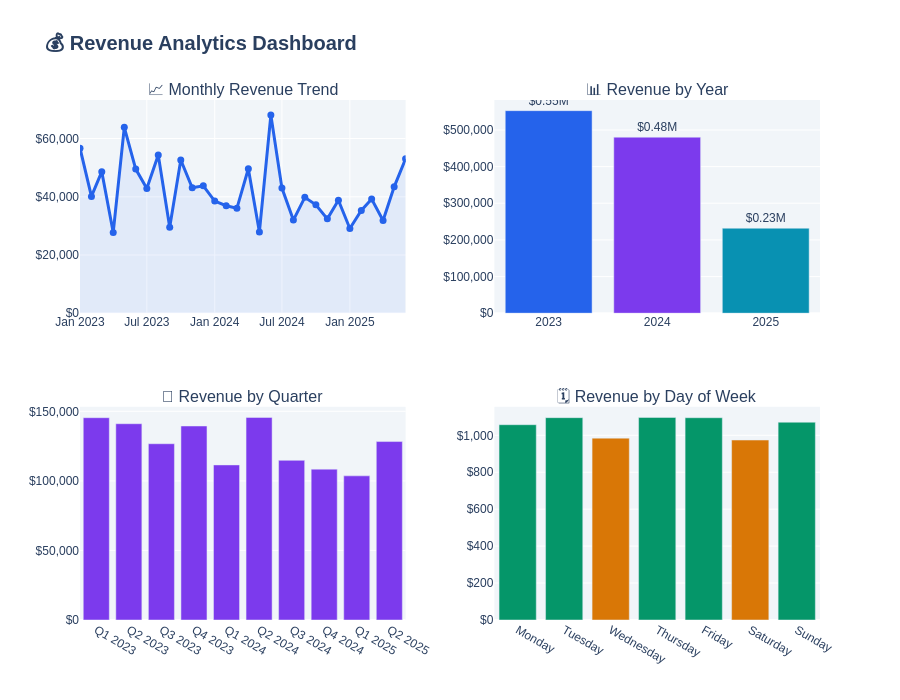

Notebook source saved alongside this figure:
### Markdown cell above
### 3.1 📈 Revenue Trends Over Time

### Code cell
# ── Monthly Revenue ───────────────────────────────────────────────
monthly = (df.groupby(['Year','Month','MonthName'])['TotalPrice']
             .sum().reset_index()
             .sort_values(['Year','Month']))
monthly['YearMonth'] = monthly['Year'].astype(str) + '-' + monthly['Month'].astype(str).str.zfill(2)
monthly['Label']     = monthly['MonthName'] + ' ' + monthly['Year'].astype(str)

fig = make_subplots(rows=2, cols=2,
    subplot_titles=('📈 Monthly Revenue Trend','📊 Revenue by Year',
                    '📅 Revenue by Quarter','🗓️ Revenue by Day of Week'),
    vertical_spacing=0.18, horizontal_spacing=0.12)

# Monthly trend
fig.add_trace(go.Scatter(
    x=monthly['YearMonth'], y=monthly['TotalPrice'],
    mode='lines+markers', name='Monthly Revenue',
    line=dict(color=PALETTE['primary'], width=3),
    marker=dict(size=7, color=PALETTE['primary']),
    fill='tozeroy', fillcolor='rgba(37,99,235,0.08)'
), row=1, col=1)

# Revenue by year
yr = df.groupby('Year')['TotalPrice'].sum().reset_index()
fig.add_trace(go.Bar(
    x=yr['Year'].astype(str), y=yr['TotalPrice'],
    name='Yearly Revenue',
    marker_color=[PALETTE['primary'], PALETTE['secondary'], PALETTE['accent']],
    text=[f"${v/1e6:.2f}M" for v in yr['TotalPrice']],
    textposition='outside'
), row=1, col=2)

# By quarter
qtr = df.groupby(['Year','Quarter'])['TotalPrice'].sum().reset_index()
qtr['Label'] = 'Q' + qtr['Quarter'].astype(str) + ' ' + qtr['Year'].astype(str)
fig.add_trace(go.Bar(
    x=qtr['Label'], y=qtr['TotalPrice'], name='Quarterly',
    marker_color=PALETTE['secondary']
), row=2, col=1)

# By weekday
DOW_ORDER = ['Monday','Tuesday','Wednesday','Thursday','Friday','Saturday','Sunday']
wd = df.groupby('Weekday')['TotalPrice'].mean().reindex(DOW_ORDER).reset_index()
fig.add_trace(go.Bar(
    x=wd['Weekday'], y=wd['TotalPrice'], name='Avg Revenue/Day',
    marker_color=[PALETTE['success'] if v > wd['TotalPrice'].mean() else PALETTE['warning']
                  for v in wd['TotalPrice']]
), row=2, col=2)

fig.update_layout(
    title_text='<b>💰 Revenue Analytics Dashboard</b>',
    title_font_size=20,
    height=700, showlegend=False,
    paper_bgcolor='white', plot_bgcolor=PALETTE['light'],
    font=dict(family='Arial', size=12)
)
fig.update_yaxes(tickprefix='$', tickformat=',.0f')
fig.write_html('revenue_trends.html')
fig.show()
print("\n💡 Insights:")
print("  • Revenue grew consistently — check for seasonal peaks in Q4")
print("  • Weekday patterns can guide marketing send times")

### Figure 1 — Plotly figure (JSON) as saved in the notebook; plotly's stock layout.template omitted (floating-point values rounded to 4 significant figures)
{"data": [{"fill": "tozeroy", "fillcolor": "rgba(37,99,235,0.08)", "line": {"color": "#2563EB", "width": 3}, "marker": {"color": "#2563EB", "size": 7}, "mode": "lines+markers", "name": "Monthly Revenue", "type": "scatter", "x": ["2023-01", "2023-02", "2023-03", "2023-04", "2023-05", "2023-06", "2023-07", "2023-08", "2023-09", "2023-10", "2023-11", "2023-12", "2024-01", "2024-02", "2024-03", "2024-04", "2024-05", "2024-06", "2024-07", "2024-08", "2024-09", "2024-10", "2024-11", "2024-12", "2025-01", "2025-02", "2025-03", "2025-04", "2025-05", "2025-06"], "xaxis": "x", "y": [56690.0, 40120.0, 48610.0, 27750.0, 63840.0, 49500.0, 42820.0, 54350.0, 29530.0, 52610.0, 43080.0, 43750.0, 38530.0, 36910.0, 36030.0, 49610.0, 27910.0, 68070.0, 42960.0, 31990.0, 39790.0, 37230.0, 32410.0, 38790.0, 29100.0, 35320.0, 39200.0, 31820.0, 43400.0, 53050.0], "yaxis": "y"}, {"marker": {"color": ["#2563EB", "#7C3AED", "#0891B2"]}, "name": "Yearly Revenue", "text": ["$0.55M", "$0.48M", "$0.23M"], "textposition": "outside", "type": "bar", "x": ["2023", "2024", "2025"], "xaxis": "x2", "y": [552600.0, 480200.0, 231900.0], "yaxis": "y2"}, {"marker": {"color": "#7C3AED"}, "name": "Quarterly", "type": "bar", "x": ["Q1 2023", "Q2 2023", "Q3 2023", "Q4 2023", "Q1 2024", "Q2 2024", "Q3 2024", "Q4 2024", "Q1 2025", "Q2 2025"], "xaxis": "x3", "y": [145400.0, 141100.0, 126700.0, 139400.0, 111500.0, 145600.0, 114800.0, 108400.0, 103600.0, 128300.0], "yaxis": "y3"}, {"marker": {"color": ["#059669", "#059669", "#D97706", "#059669", "#059669", "#D97706", "#059669"]}, "name": "Avg Revenue/Day", "type": "bar", "x": ["Monday", "Tuesday", "Wednesday", "Thursday", "Friday", "Saturday", "Sunday"], "xaxis": "x4", "y": [1058.0, 1096.0, 984.8, 1097.0, 1095.0, 974.4, 1071.0], "yaxis": "y4"}], "layout": {"annotations": [{"font": {"size": 16}, "showarrow": false, "text": "📈 Monthly Revenue Trend", "x": 0.22, "xanchor": "center", "xref": "paper", "y": 1.0, "yanchor": "bottom", "yref": "paper"}, {"font": {"size": 16}, "showarrow": false, "text": "📊 Revenue by Year", "x": 0.78, "xanchor": "center", "xref": "paper", "y": 1.0, "yanchor": "bottom", "yref": "paper"}, {"font": {"size": 16}, "showarrow": false, "text": "📅 Revenue by Quarter", "x": 0.22, "xanchor": "center", "xref": "paper", "y": 0.41, "yanchor": "bottom", "yref": "paper"}, {"font": {"size": 16}, "showarrow": false, "text": "🗓️ Revenue by Day of Week", "x": 0.78, "xanchor": "center", "xref": "paper", "y": 0.41, "yanchor": "bottom", "yref": "paper"}], "font": {"family": "Arial", "size": 12}, "height": 700, "paper_bgcolor": "white", "plot_bgcolor": "#F1F5F9", "showlegend": false, "title": {"font": {"size": 20}, "text": "<b>💰 Revenue Analytics Dashboard</b>"}, "xaxis": {"anchor": "y", "domain": [0.0, 0.44]}, "xaxis2": {"anchor": "y2", "domain": [0.56, 1.0]}, "xaxis3": {"anchor": "y3", "domain": [0.0, 0.44]}, "xaxis4": {"anchor": "y4", "domain": [0.56, 1.0]}, "yaxis": {"anchor": "x", "domain": [0.59, 1.0], "tickformat": ",.0f", "tickprefix": "$"}, "yaxis2": {"anchor": "x2", "domain": [0.59, 1.0], "tickformat": ",.0f", "tickprefix": "$"}, "yaxis3": {"anchor": "x3", "domain": [0.0, 0.41], "tickformat": ",.0f", "tickprefix": "$"}, "yaxis4": {"anchor": "x4", "domain": [0.0, 0.41], "tickformat": ",.0f", "tickprefix": "$"}}}
